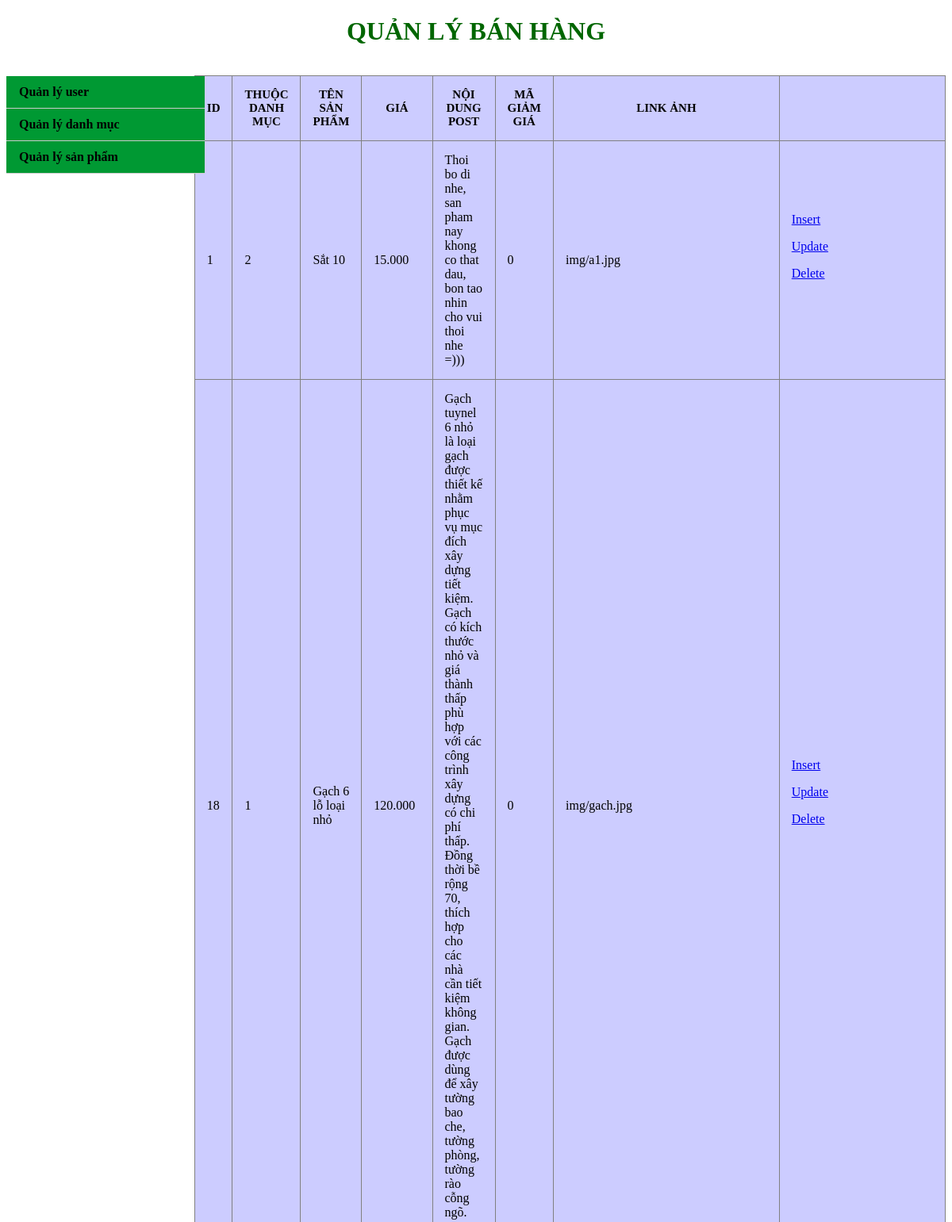
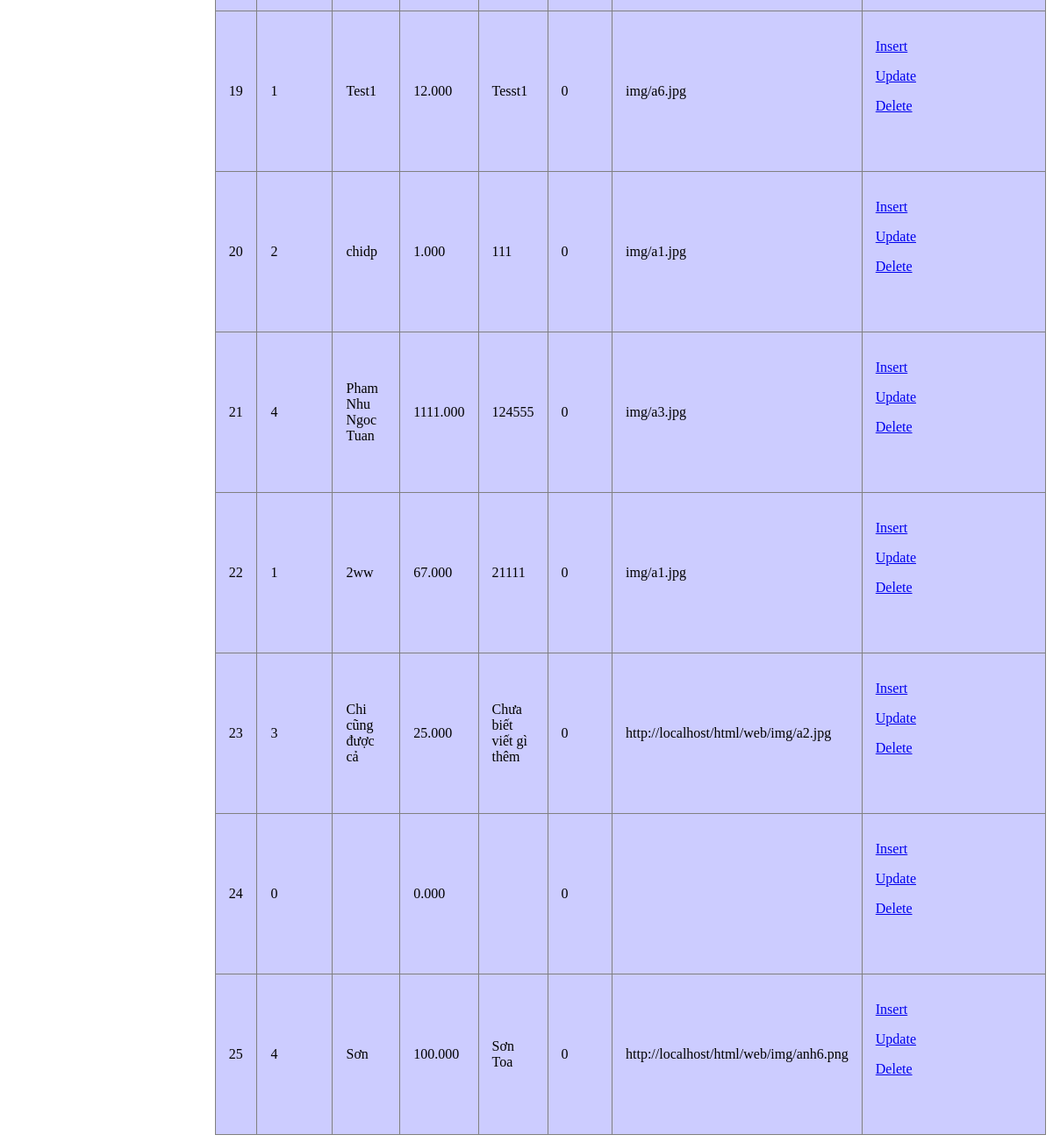
Page /admin/sanpham1.php on the committed database (2 pictures, top to bottom).
### tables this page shows
CREATE TABLE `sanpham` (
  `id` int(255) NOT NULL,
  `iddanhmuc` int(11) NOT NULL,
  `name` varchar(100) NOT NULL,
  `price` decimal(15,3) NOT NULL DEFAULT '0.000',
  `content` text NOT NULL,
  `discount` int(11) NOT NULL,
  `image_link` varchar(100) NOT NULL,
  `created` tinyint(1) DEFAULT NULL,
  `view` int(11) NOT NULL DEFAULT '0'
);

### web/admin/sanpham1.php (the view, shortened to what this page needs)
<?php require_once('../Connections/conn.php'); ?>
<?php
$query_Recordset1 = "SELECT * FROM sanpham";
$Recordset1 = mysql_query($query_Recordset1, $conn) or die(mysql_error());
$row_Recordset1 = mysql_fetch_assoc($Recordset1);
?>
<!DOCTYPE html PUBLIC "-//W3C//DTD XHTML 1.0 Transitional//EN" "http://www.w3.org/TR/xhtml1/DTD/xhtml1-transitional.dtd">
<html xmlns="http://www.w3.org/1999/xhtml">
<head>
</head>
<body>
<?php include 'index.php' ?>
<table border="1">
  <tr>
    <td>id</td>
    <td>Thuộc danh mục</td>
    <td>Tên sản phẩm</td>
    <td>Giá</td>
    <td>Nội dung post</td>
    <td>Mã giảm giá</td>
    <td>Link ảnh</td>
    <td width="196">&nbsp;</td>
  </tr>
  <?php do { ?>
    <tr>
      <td><?php echo $row_Recordset1['id']; ?></td>
      <td><?php echo $row_Recordset1['iddanhmuc']; ?></td>
      <td><?php echo $row_Recordset1['name']; ?></td>
      <td><?php echo $row_Recordset1['price']; ?></td>
      <td><?php echo $row_Recordset1['content']; ?></td>
      <td><?php echo $row_Recordset1['discount']; ?></td>
      <td><?php echo $row_Recordset1['image_link']; ?></td>
       <td><p><a href="insertsp.php">Insert</a></p>
        <p><a href="updatesp.php?id=<?php echo $row_Recordset1['id']; ?>">Update</a></p>
        <p><a href="deletesp.php?id=<?php echo $row_Recordset1['id']; ?>">Delete</a></p>
      <p>&nbsp;</p></td>
    </tr>
    <?php } while ($row_Recordset1 = mysql_fetch_assoc($Recordset1)); ?>
</table>
</body>
</html>

### web/admin/index.php (shortened to what this page needs)
<!doctype html>
<html>
	<head>
		<link href="style-admin.css" rel="stylesheet"/>
	</head>
	<body>
		<h1> Quản lý bán hàng </h1>
		<div id="menu">
			<ul  style="text-decoration:none;">
            	<li><a href="user.php"> Quản lý user</a></li>
				<li>
					<a href="danhmuc.php"> Quản lý danh mục</a>
				</li>
				<li>
					<a href="sanpham.php"> Quản lý sản phẩm</a>
				</li>
			</ul>
		</div>
	</body>
</html>

### web/admin/style-admin.css (style rules this page uses)
body { background:url(http://akphoto3.ask.fm/628/983/379/-359996987-1tc42ic-a9ba60o3ol3tk8a/original/plain_pink_custom_box_background_by_cupcakekitten20d61reii.png); }
h1 { text-transform:uppercase; color:#006600; text-align:center; }
#menu { width:20%; }
#menu ul { background: #009933; width: 250px; padding: 0; list-style-type: none; text-align: left; }
#menu li { width: auto; height: 40px; line-height: 40px; border-bottom: 1px solid #ccc; padding: 0 1em; }
#menu li a { text-decoration: none; color: #000; font-weight: bold; display: block; }
#menu ul li { position: relative; }
#menu,#content { float:left; }
table { border-collapse: collapse; width:80%; background:#CCCCFF; }
table tr td { padding:15px; }
table tr:first-child { text-transform:uppercase; font-size:15px; text-align:center; font-weight:bold; }

### rows in the picture
sanpham: id "1", iddanhmuc "2", name "Sắt 10", price "15.000", content "Thoi bo di nhe, san pham nay khong co that dau, bon tao nhin cho vui thoi nhe =)))", discount "0", image_link "img/a1.jpg"
sanpham: id "18", iddanhmuc "1", name "Gạch 6 lỗ loại nhỏ", price "120.000", content "Gạch tuynel 6 nhỏ là loại gạch được thiết kế nhằm phục vụ mục đích xây dựng tiết kiệm. Gạch có kích thước nhỏ và giá thành thấp phù hợp với các công trình xây dựng có chi phí thấp. Đồng thời bề rộng 70, thích hợp cho các nhà cần tiết kiệm không gian. Gạch được dùng để xây tường bao che, tường phòng, tường rào cỗng ngõ.", discount "0", image_link "img/gach.jpg"
sanpham: id "19", iddanhmuc "1", name "Test1", price "12.000", content "Tesst1", discount "0", image_link "img/a6.jpg"
sanpham: id "20", iddanhmuc "2", name "chidp", price "1.000", content "111", discount "0", image_link "img/a1.jpg"
sanpham: id "21", iddanhmuc "4", name "Pham Nhu Ngoc Tuan", price "1111.000", content "124555", discount "0", image_link "img/a3.jpg"
sanpham: id "22", iddanhmuc "1", name "2ww", price "67.000", content "21111", discount "0", image_link "img/a1.jpg"
sanpham: id "23", iddanhmuc "3", name "Chi cũng được cả", price "25.000", content "Chưa biết viết gì thêm", discount "0", image_link "http://localhost/html/web/img/a2.jpg"
sanpham: id "24", iddanhmuc "0", price "0.000", discount "0"
sanpham: id "25", iddanhmuc "4", name "Sơn", price "100.000", content "Sơn Toa", discount "0", image_link "http://localhost/html/web/img/anh6.png"
